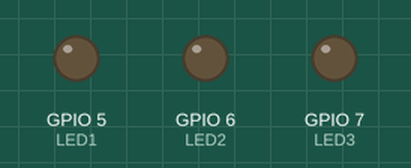
The program below on a simulated ESP32-S3. On the bench: output pins drawn as LEDs (lit = HIGH).

Above: at 0.12 s.
At 0.87 s:
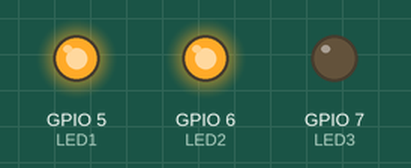
At 1.37 s:
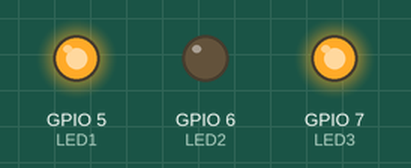
At 1.87 s:
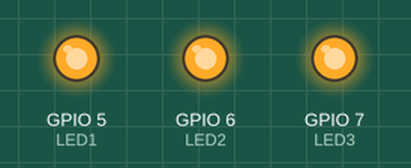
At 3.12 s:
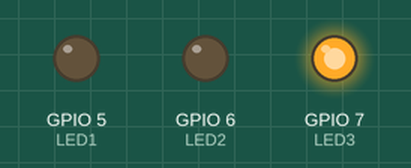
At 4.37 s:
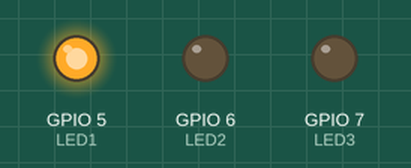
Timing chart, 0 to 4.7 s (numbered marks = the images above):
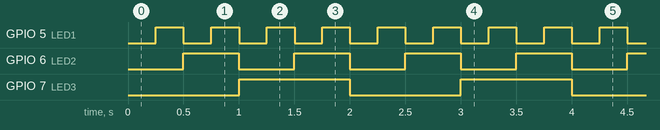

The program:

main.cpp
```cpp
#include <Arduino.h>

uint32_t last1 = 0, last2 = 0, last3 = 0;

struct LedConfig {
    uint8_t pin;
    uint32_t interval;
};

constexpr LedConfig LED1 {5, 250},
                    LED2 {6, 500},
                    LED3 {7, 1000};

void ledBlynk(const LedConfig& led, uint32_t& last){
    const uint32_t now = millis();
    if (now - last >= led.interval){
        digitalWrite(led.pin,!digitalRead(led.pin));
        last = now;
    }
}

void setup() {
    pinMode(LED1.pin,OUTPUT);
    pinMode(LED2.pin,OUTPUT);
    pinMode(LED3.pin,OUTPUT);
}

void loop() {
    ledBlynk(LED1, last1);
    ledBlynk(LED2, last2);
    ledBlynk(LED3, last3);
}
```

Measured:
- by itself, GPIO 5 (LED1): alternates HIGH for 0.25 s and LOW for 0.25 s
- by itself, GPIO 6 (LED2): alternates HIGH for 0.50 s and LOW for 0.50 s
- by itself, GPIO 7 (LED3): alternates HIGH for 1.0 s and LOW for 1.0 s
